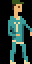

A 2D game scene composited from a Tiled map and its tileset images. What follows is a short description and the map's XML, with every tile layer's data as written:
An orthogonal 4x8 tile map with 8x8 px tiles, 1 tile layer (Tile Layer 1).

<map version="1.0" tiledversion="1.1.5" orientation="orthogonal" renderorder="right-down" width="4" height="8" tilewidth="8" tileheight="8" infinite="0" nextobjectid="1">
 <tileset firstgid="1" source="spritesheet.tsx" />
 <layer name="Tile Layer 1" width="4" height="8">
  <data encoding="csv">
19,20,21,22,
51,52,53,54,
83,84,85,86,
115,116,117,118,
147,148,149,150,
179,180,181,182,
211,212,213,214,
243,244,245,246
</data>
 </layer>
</map>
